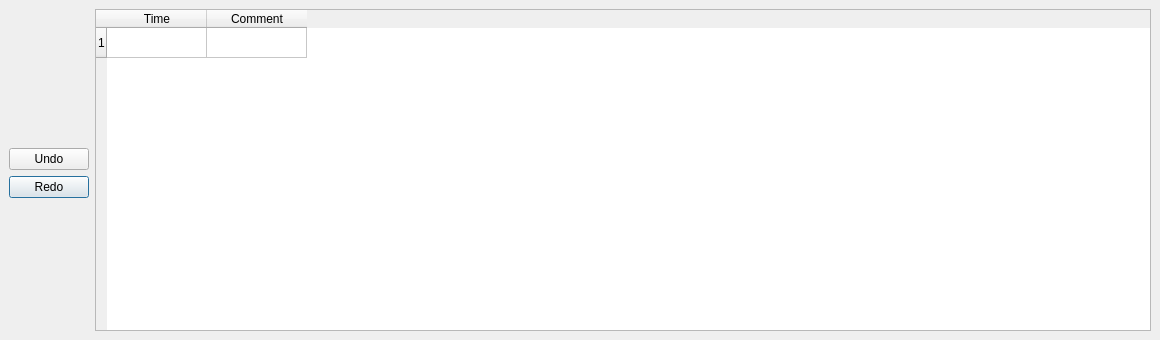
<?xml version="1.0" encoding="UTF-8"?>
<ui version="4.0">
 <class>HistoryWindow</class>
 <widget class="QDialog" name="HistoryWindow">
  <property name="geometry">
   <rect>
    <x>0</x>
    <y>0</y>
    <width>1160</width>
    <height>340</height>
   </rect>
  </property>
  <property name="windowTitle">
   <string>Dialog</string>
  </property>
  <layout class="QGridLayout">
   <property name="leftMargin">
    <number>9</number>
   </property>
   <property name="topMargin">
    <number>9</number>
   </property>
   <property name="rightMargin">
    <number>9</number>
   </property>
   <property name="bottomMargin">
    <number>9</number>
   </property>
   <property name="spacing">
    <number>6</number>
   </property>
   <item row="0" column="0">
    <spacer>
     <property name="orientation">
      <enum>Qt::Vertical</enum>
     </property>
     <property name="sizeHint" stdset="0">
      <size>
       <width>20</width>
       <height>40</height>
      </size>
     </property>
    </spacer>
   </item>
   <item row="2" column="0">
    <widget class="QPushButton" name="redoButton">
     <property name="text">
      <string>Redo</string>
     </property>
    </widget>
   </item>
   <item row="3" column="0">
    <spacer>
     <property name="orientation">
      <enum>Qt::Vertical</enum>
     </property>
     <property name="sizeHint" stdset="0">
      <size>
       <width>20</width>
       <height>61</height>
      </size>
     </property>
    </spacer>
   </item>
   <item row="0" column="1" rowspan="4">
    <widget class="QTableWidget" name="historyTable">
     <row/>
     <column>
      <property name="text">
       <string>Time</string>
      </property>
     </column>
     <column>
      <property name="text">
       <string>Comment</string>
      </property>
     </column>
    </widget>
   </item>
   <item row="1" column="0">
    <widget class="QPushButton" name="undoButton">
     <property name="text">
      <string>Undo</string>
     </property>
    </widget>
   </item>
   <item row="4" column="0" colspan="2">
    <layout class="QHBoxLayout">
     <property name="spacing">
      <number>6</number>
     </property>
     <property name="leftMargin">
      <number>0</number>
     </property>
     <property name="topMargin">
      <number>0</number>
     </property>
     <property name="rightMargin">
      <number>0</number>
     </property>
     <property name="bottomMargin">
      <number>0</number>
     </property>
    </layout>
   </item>
  </layout>
 </widget>
 <resources/>
 <connections/>
</ui>
